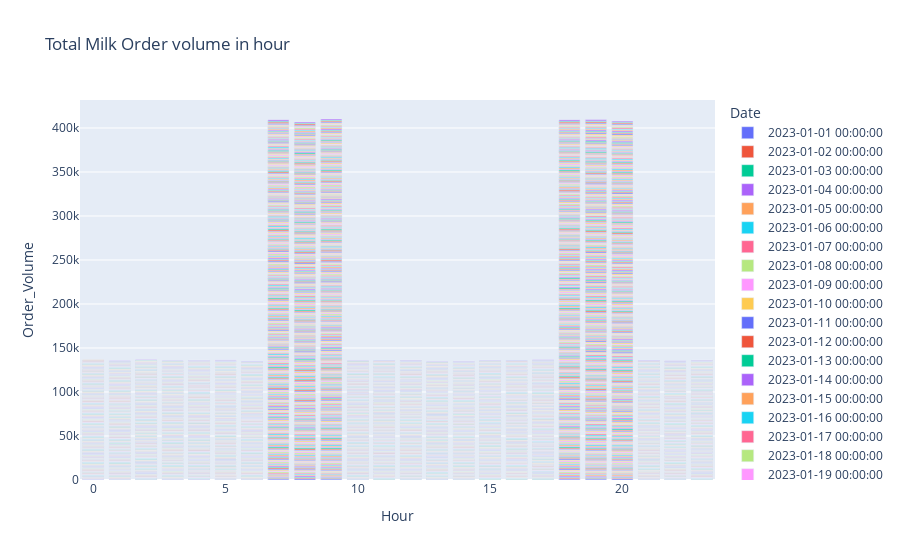

Here is the notebook cell this chart was saved with:
### Code cell
# Visualizing milk order volume by hour
fig=px.bar(milk_by_hour,x='Hour',y='Order_Volume',color='Date',
           title='Total Milk Order volume in hour', 
           labels={'Hour':'Hour','Order_Volume':'Order_Volume','Date':'Date'})
fig.show()
